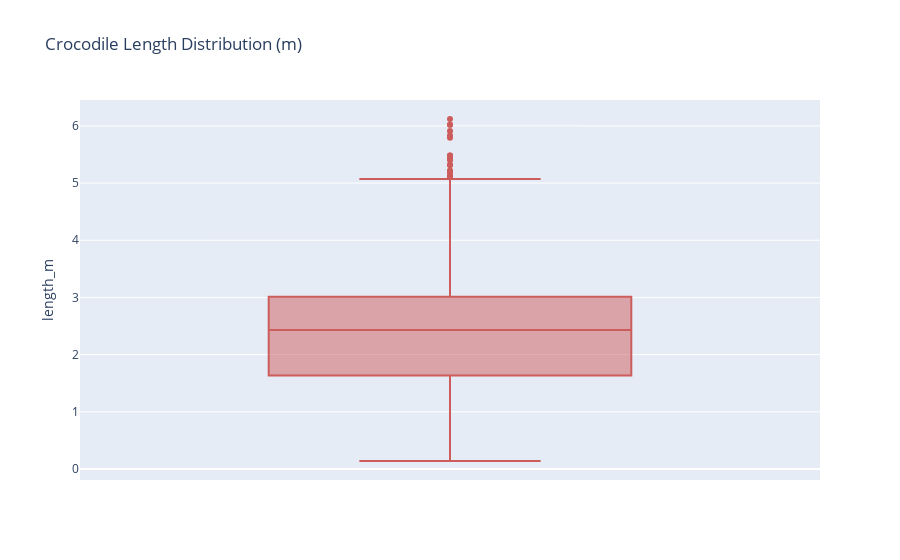

The notebook cell this image was saved under:
### Code cell
# Create a box plot for crocodile lengths

fig_length = px.box(
    df, 
    y="length_m", 
    points="outliers",
    color_discrete_sequence=["indianred"], 
    title="Crocodile Length Distribution (m)"
)
fig_length.show()

### Figure 1 — Plotly figure (JSON) as saved in the notebook; plotly's stock layout.template omitted (floating-point values rounded to 4 significant figures; data arrays with more than 128 entries replaced by an {"elided": "..."} marker saying what was removed)
{"data": [{"alignmentgroup": "True", "boxpoints": "outliers", "hovertemplate": "length_m=%{y}<extra></extra>", "legendgroup": "", "marker": {"color": "indianred"}, "name": "", "notched": false, "offsetgroup": "", "orientation": "v", "showlegend": false, "type": "box", "x0": " ", "xaxis": "x", "y": {"elided": "1000 float values"}, "y0": " ", "yaxis": "y"}], "layout": {"boxmode": "group", "legend": {"tracegroupgap": 0}, "title": {"text": "Crocodile Length Distribution (m)"}, "xaxis": {"anchor": "y", "domain": [0, 1]}, "yaxis": {"anchor": "x", "domain": [0, 1], "title": {"text": "length_m"}}}}
